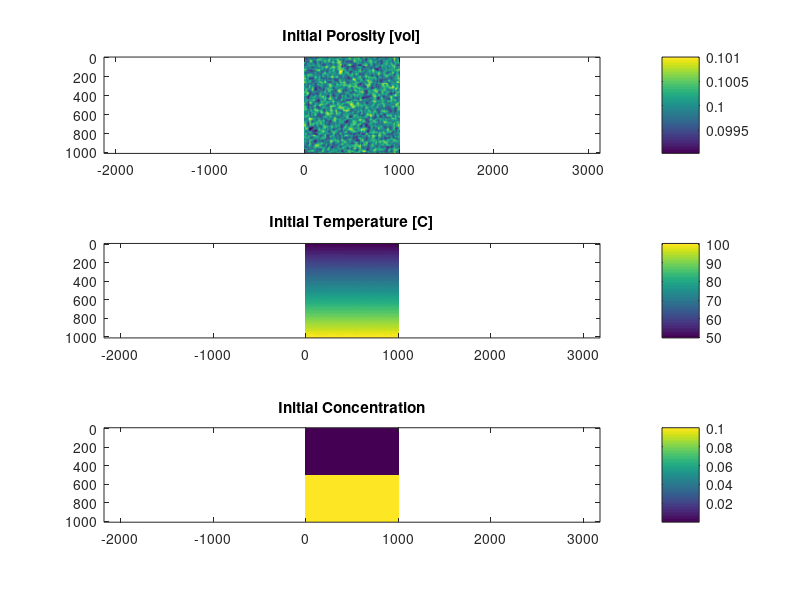

MATLAB code to generate this figure: (Note: this script raises an error after producing the figure.)
clear; close all; clc;

%% SET MODEL PARAMETERS

runID = 'test_DoubleDiff_3jun21_b';

% set domain parameters
N     = 100;      % num. grid size
D     = 1e3;      % phys. domain depth [m]
h     = D./N;     % grid spacing [m] 

% set physical parameters

mu    = 1e-3;     % pore fluid viscosity (water) [Pa s]
a     = 5e-3;     % grain size of matrix (sandstone) [m]
b     = 100;      % geom. factor for permeability [1]
n     = 3;        % permeability powerlaw [1]
rhol0 = 1000;     % fluid density [kg/m3]
grav  = 9.81;     % gravity [m/s2]
kC    = 1e-7;      % chemical diffusivity [m2/s]  
kT    = 1e-6;     % thermal diffusivity [m2/s]
aT    = 2e-4;     % thermal expansivity [1/K]
gC    = 1;       % chemical density contrast [1/wt]

% set initial condition parameters
f0    = 0.1;     % background porosity [vol]
f1    = 0.02;     % base porosity [vol]  
df    = 0.001;    % perturbation amplitude [vol]
T0    = 50;       % top temperature [C]
T1    = 100;      % base temperature [C]
dT    = 0.1;      % perturbation amplitude [C]
C0    = 0.00000001;     % top concentration  [C]
C1    = 0.1;      % base concentration [C]
dC    = 0.001;    % perturbation amplitude [C]
smth  = (N/50)^2; % smoothness of random noise


% set model timing parameters
tend  = 1e11;     % model stopping time [s]
nop   = 20;       % print output every 'nop' steps

% set numerical solver parameters
CFL   = 0.75;     % Courant number to limit time step size
tol   = 1e-8;     % residual tolerance for iterative solver
alpha = 0.99;     % step size for iterative solver
beta  = 0.95;     % damping parameter for iterative solver

% create output directory
if ~isfolder(['./out/',runID])
    mkdir(['./out/',runID]);
end

%% INITIAL MODEL SETUP

% initialise grid coordinates
x = linspace(-h/2,D+h/2,N+2);
z = linspace(-h/2,D+h/2,N+2);
[X,Z] = meshgrid(x,z);

% initialise smooth random noise
rng(5);
rn = rand(N+2,N+2) - 0.5;
for i=1:smth
   rn(2:end-1,2:end-1) = rn(2:end-1,2:end-1) ...
                       + diff(rn(:,2:end-1),2,1)./8 ...
                       + diff(rn(2:end-1,:),2,2)./8;
    rn([1 end],:) = (rn([end-1 2],:));
    rn(:,[1 end]) = (rn(:,[end-1 2]));
end
rn = rn./max(abs(rn(:)));

% set initial condition
f = f0 + df.*rn; %+(f1-f0) .* Z/D ;  %porosity    (linear decrease + random perturbation)
T = T0 + (T1-T0) .* Z/D + dT.*rn;  % temperature (linear increase + random perturbation)
C = zeros(N+2,N+2) + C0;
C(Z>D/2) = C1;
%C = C0 + (C1-C0) .* Z/D + dC.*rn;  % composition (linear increase + random perturbation)

fh1 = figure(1);
subplot(3,1,1)
imagesc(x,z,f); axis equal tight; colorbar;
title('Initial Porosity [vol]')
subplot(3,1,2)
imagesc(x,z,T); axis equal tight; colorbar;
title('Initial Temperature [C]')
subplot(3,1,3)
imagesc(x,z,C); axis equal tight; colorbar;
title('Initial Concentration')
drawnow

% prepare solution & residual arrays for VP solver
w = zeros(N+1,N+2);  % vertical Darcy speed
u = zeros(N+2,N+1);  % horizontal Darcy speed
p = zeros(N+2,N+2);  % pore fluid pressure
F = zeros(N+2,N+2);  % residual for pressure equation


%% MAIN TIME STEPPING LOOP
m    = 0;
time = 0;
while time <= tend

    fprintf(1,'\n\n*****  step = %d,  time = %e [s] \n\n',m,time);

    % calculate permeability [m2]
    k = a^2/b * f.^n;  % Kozeny-Carman relationship
    
    % calculate Darcy coefficient [m2/Pas]
    K = k/mu;
    
    % calculate iterative step size
    dtau = (h/2)^2./K;
        
    % update density difference
    Drho = - rhol0.*(- aT.*(T-mean(T,2)) + gC.*(C-mean(C,2)));
    
    
    % UPDATE VELOCITY-PRESSURE SOLUTION (PSEUDO-TRANSIENT SOLVER)
    Fnorm = 1e6;
    pi    = p;
    it    = 0;
    while Fnorm >= tol || it < 100
        
        % store previous iterative solution guesses
        pii = pi; pi = p;
        
        % calculate pressure gradient [Pa/m]
        gradPz = diff(p,1,1)./h;  % vertical gradient
        gradPx = diff(p,1,2)./h;  % horizontal gradient
        
        % calculate Darcy segregation speed [m/s]
        w = -(K(1:end-1,:)+K(2:end,:))./2 .* (gradPz + (Drho(1:end-1,:)+Drho(2:end,:))./2.*grav);
        u = -(K(:,1:end-1)+K(:,2:end))./2 .* (gradPx + 0                                       );
        
        % calculate residual of pressure equation
        F(2:end-1,2:end-1) = diff(w(:,2:end-1),1,1)./h + diff(u(2:end-1,:),1,2)./h;

        % update pressure solution
        p = pi - alpha.*F.*dtau + beta.*(pi-pii);
        
        % apply pressure boundary conditions
        p(:,1  ) = p(:,2    );
        p(:,end) = p(:,end-1);
        p(1  ,:) = p(2    ,:) + (Drho(1  ,:)+Drho(2    ,:))./2.*grav.*h;
        p(end,:) = p(end-1,:) - (Drho(end,:)+Drho(end-1,:))./2.*grav.*h;
        
        % get preconditioned residual norm to monitor convergence
        Fnorm = norm(F(:).*dtau(:),2)./norm(p(:),2);
        
        % print convergence
        if ~mod(it,100); fprintf(1,'---  %d,  %e\n',it+1,Fnorm); end
        
        it = it+1;
    end
    fprintf(1,'---  %d,  %e\n\n',it,Fnorm);
        
    % UPDATE TEMPERATURE SOLUTION (EXPLICIT SOLVER)
    dt = CFL .* min([(h/2)/max(abs(w(:))) , (h/2)/max(abs(u(:))) , (h/2)^2./kT]);  % diffusive timestep

    % calculate temperature diffusion
    T(2:end-1,2:end-1) = T(2:end-1,2:end-1) + kT.* (diff(T(:,2:end-1),2,1)./h^2 ...
                                                   + diff(T(2:end-1,:),2,2)./h^2) .* dt;
    
    % calculate temperature advection
    wp = max(0, (w(1:end-1,2:end-1)+w(2:end,2:end-1))./2);
    wm = min(0, (w(1:end-1,2:end-1)+w(2:end,2:end-1))./2);
    up = max(0, (u(2:end-1,1:end-1)+u(2:end-1,2:end))./2);
    um = min(0, (u(2:end-1,1:end-1)+u(2:end-1,2:end))./2);
    
    grdTzp = diff(T(2:end  ,2:end-1),1,1)./h;
    grdTzm = diff(T(1:end-1,2:end-1),1,1)./h;
    grdTxp = diff(T(2:end-1,2:end  ),1,2)./h;
    grdTxm = diff(T(2:end-1,1:end-1),1,2)./h;
    
    T(2:end-1,2:end-1) = T(2:end-1,2:end-1) - (wp.*grdTzm + wm.*grdTzp ...
                                            +  up.*grdTxm + um.*grdTxp) .* dt;

    % apply temperature boundary conditions
    T(:,1  ) = T(:,2    );  % left boundary: insulating
    T(:,end) = T(:,end-1);  % right boundary: unsulating
    T(1  ,:) = T0;          % top boundary: isothermal
    T(end,:) = T1;          % bottom boundary: isothermal
    
    
    % UPDATE CONCENTRATION SOLUTION (EXPLICIT SOLVER)
    dt = CFL .* min([(h/2)/max(abs(w(:))) , (h/2)/max(abs(u(:))) , (h/2)^2./kC]);  % diffusive timestep

    % calculate concentration diffusion
    C(2:end-1,2:end-1) = C(2:end-1,2:end-1) + kC.* (diff(C(:,2:end-1),2,1)./h^2 ...
                                                   + diff(C(2:end-1,:),2,2)./h^2) .* dt;
    
    % calculate concentration advection
    wp = max(0, (w(1:end-1,2:end-1)+w(2:end,2:end-1))./2);
    wm = min(0, (w(1:end-1,2:end-1)+w(2:end,2:end-1))./2);
    up = max(0, (u(2:end-1,1:end-1)+u(2:end-1,2:end))./2);
    um = min(0, (u(2:end-1,1:end-1)+u(2:end-1,2:end))./2);
    
    grdCzp = diff(C(2:end  ,2:end-1),1,1)./h;
    grdCzm = diff(C(1:end-1,2:end-1),1,1)./h;
    grdCxp = diff(C(2:end-1,2:end  ),1,2)./h;
    grdCxm = diff(C(2:end-1,1:end-1),1,2)./h;
    
    C(2:end-1,2:end-1) = C(2:end-1,2:end-1) - (wp.*grdCzm + wm.*grdCzp ...
                                            +  up.*grdCxm + um.*grdCxp) .* dt;

    % apply concentration boundary conditions
    C(:,1  ) = C(:,2    );  % left boundary: closed
    C(:,end) = C(:,end-1);  % right boundary: closed
    C(1  ,:) = C0;          % top boundary: isochemical
    C(end,:) = C1;          % bottom boundary: isochemical
    
               
        
    
    % plot solution
    if ~mod(m,nop)
       %fh2 = figure(2); 
       
       %The solves the issue. Now need to define the size of the figure
       fh2=figure('Visible','off');
        
       
        % having fh2.Visible = 'off';means figure pops up then closes, but still
        % interrupts the desktop
        %fh2.Visible = 'off';
                      
        sgtitle(sprintf('Time elapsed %.1f years', time/31557600))
        subplot(2,3,1);
        imagesc(x,z,-w.*3600*24*365.25); axis equal tight; colorbar;
        title('Segregation','z-speed [m/yr]')% Split the title to make it fit
        subplot(2,3,2);
        imagesc(x,z,u.*3600*24*365.25); axis equal tight; colorbar;
        title('Segregation','x-speed [m/yr]')
        subplot(2,3,3);
        imagesc(x,z,p); axis equal tight; colorbar;
        title('Dynamic fluid','pressure [Pa]')
        subplot(2,3,4);
        imagesc(x,z,T); axis equal tight; colorbar;
        title('Temperature [C]')
        subplot(2,3,5);
        imagesc(x,z,C); axis equal tight; colorbar;
        title('Concentration [wt]')
        subplot(2,3,6);
        imagesc(x,z,f); axis equal tight; colorbar;
        title('Porosity [vol]')
        %Having draw now on or off seems to make no difference
        drawnow  
       
        
        %No Print means no images written to folder    
        print(fh2,['./out/',runID,'/',runID,'_',int2str(m/nop)],'-dpng','-r200')
        
    end
    
    % update time and step count
    m    = m + 1;
    time = time + dt;  

end 
